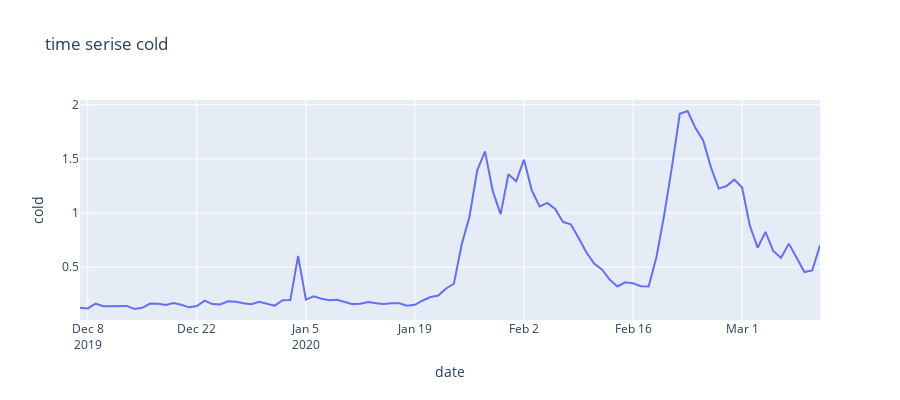
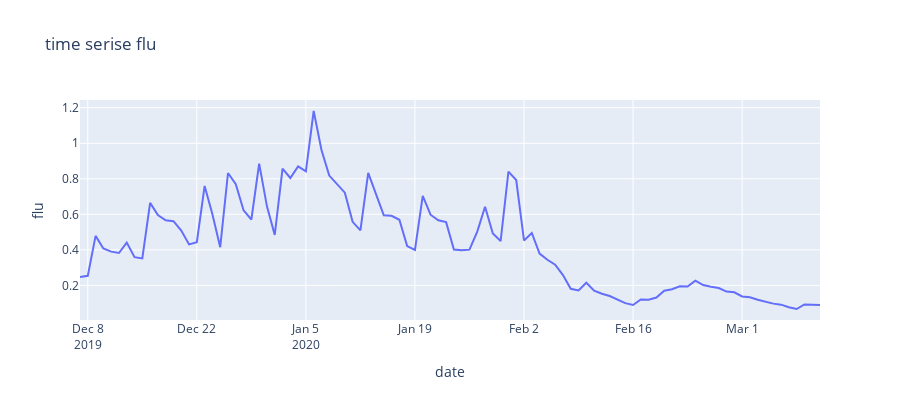
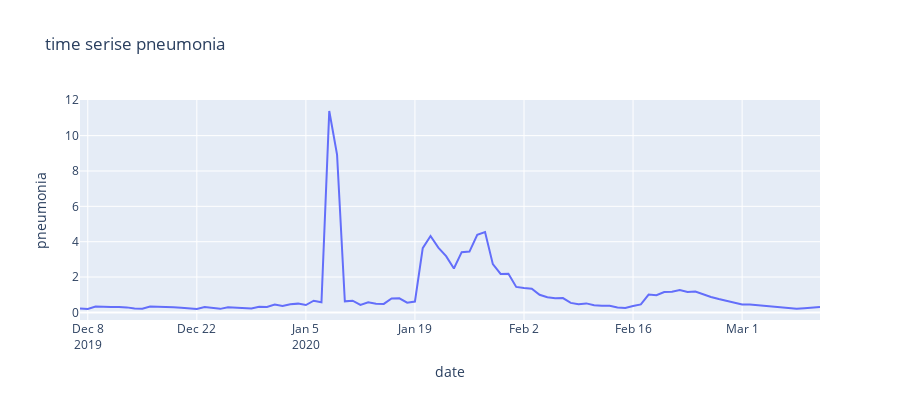
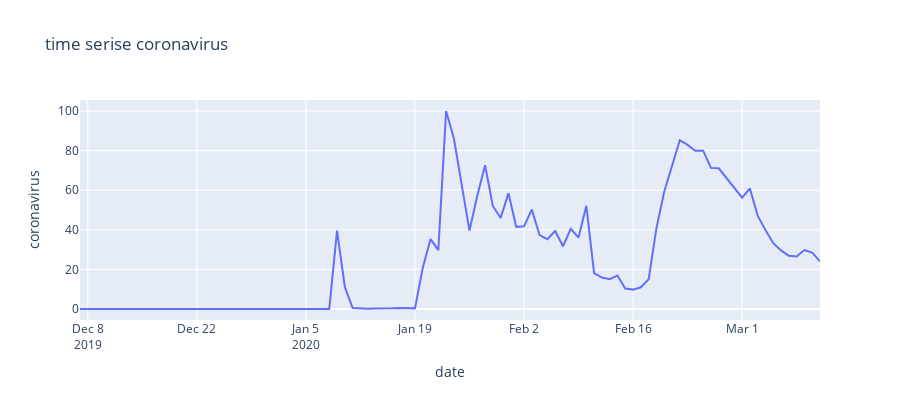

The code cell stored with these charts, in order, in its notebook:
### Code cell
# time-series_cold
fig1 = px.line(trend, x="date", y="cold", title='time serise cold')
fig1.update_layout(height=400, width=900)
fig1.show()

# time-series_flu
fig2 = px.line(trend, x="date", y="flu", title='time serise flu')
fig2.update_layout(height=400, width=900)
fig2.show()

# time-series_pneumonia
fig3 = px.line(trend, x="date", y="pneumonia", title='time serise pneumonia')
fig3.update_layout(height=400, width=900)
fig3.show()

# time-series_coronavirus
fig4 = px.line(trend, x="date", y="coronavirus", title='time serise coronavirus')
fig4.update_layout(height=400, width=900)
fig4.show()


# # 이건 plotly의 subplot을 이용함
# fig = make_subplots(rows=1, cols=2)

# fig.add_trace(
#     go.Scatter(x=trend["date"], y=trend["cold"]),
#     row=1, col=1
# )

# fig.add_trace(
#     go.Scatter(x=trend["date"], y=trend["flu"]),
#     row=1, col=2
# )

# fig.update_layout(height=600, width=1000, title_text="Subplots")
# fig.show()
